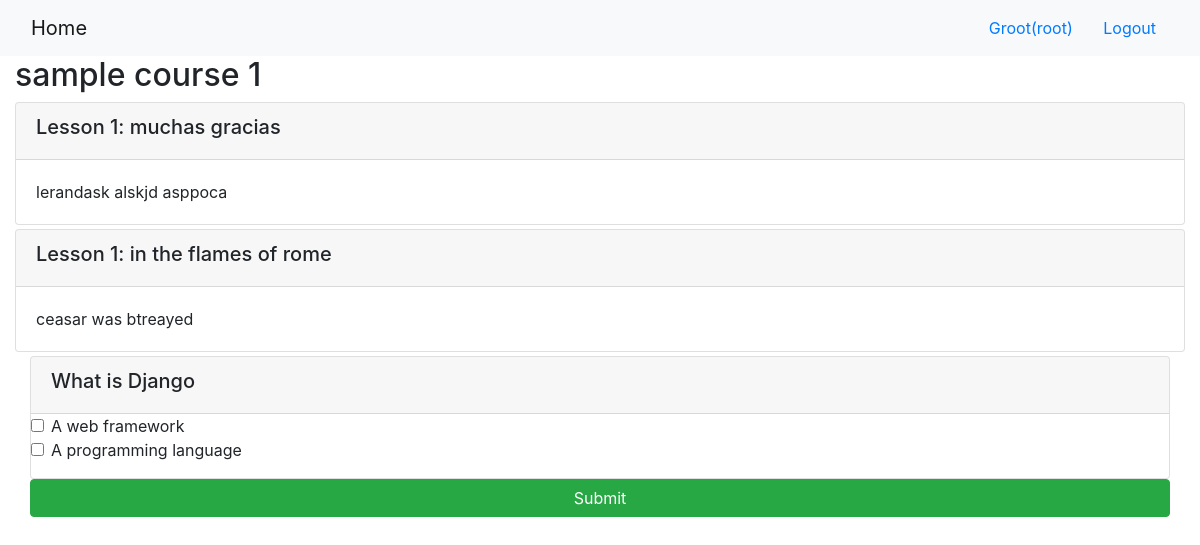
/onlinecourse/1/ (signed in), run on the app's committed database.
### onlinecourse/models.py (models this page shows, shortened)
class Course(models.Model):
    name = models.CharField(null=False, max_length=30, default='online course')
    image = models.ImageField(upload_to='course_images/')
    description = models.CharField(max_length=1000)
    pub_date = models.DateField(null=True)
    instructors = models.ManyToManyField(Instructor)
    users = models.ManyToManyField(settings.AUTH_USER_MODEL, through='Enrollment')
    total_enrollment = models.IntegerField(default=0)
    is_enrolled = False

class Lesson(models.Model):
    title = models.CharField(max_length=200, default="title")
    order = models.IntegerField(default=0)
    course = models.ForeignKey(Course, on_delete=models.CASCADE)
    content = models.TextField()

class Question(models.Model):
    course = models.ForeignKey(Course, on_delete=models.CASCADE)
    question_text = models.TextField()
    grade = models.FloatField(default=0.0)

class Choice(models.Model):
    question = models.ForeignKey(Question, on_delete=models.CASCADE)
    choice_text = models.TextField()
    is_correct = models.BooleanField(default=False)

### onlinecourse/views.py (the view)
# urls.py: path('<int:pk>/', views.CourseDetailView.as_view(), name='course_details'),
class CourseDetailView(generic.DetailView):
    model = Course
    template_name = 'onlinecourse/course_detail_bootstrap.html'

### onlinecourse/templates/onlinecourse/course_detail_bootstrap.html (shortened to what this page needs)
<!DOCTYPE html>
<html lang="en">
<head>
     {% load static %}
    <link rel="stylesheet" href="https://maxcdn.bootstrapcdn.com/bootstrap/4.5.2/css/bootstrap.min.css">
</head>
<body>
    <nav class="navbar navbar-light bg-light">
        <div class="container-fluid">
            <div class="navbar-header">
                  <a class="navbar-brand" href="{% url 'onlinecourse:index' %}">Home</a>
            </div>
            <ul class="nav navbar-nav navbar-right">
                {% if user.is_authenticated %}
                <li>
                    <a class="btn btn-link" href="#">{{ user.first_name }}({{ user.username }})</a>
                    <a class="btn btn-link" href="{% url 'onlinecourse:logout' %}">Logout</a>
                </li>
                {% endif %}
            </ul>
        </div>
    </nav>
    <div class="container-fluid">
            <h2>{{ course.name }}</h2>
            <div class="card-columns-vertical">
                {% for lesson in course.lesson_set.all %}
                    <div class="card mt-1">
                        <div class="card-header"><h5>Lesson {{lesson.order|add:1}}: {{lesson.title}}</h5></div>
                        <div class="card-body">{{lesson.content}}</div>
                    </div>
                {% endfor %}
            </div>
            {% if user.is_authenticated %}
            <div id="exam" class="container-fluid">
                <form id="questionform" action="{% url 'onlinecourse:submit' course.id %}" method="post">
                    {% for question in course.question_set.all %}
                    <div class="card mt-1">
                        <div class="card-header"><h5>{{ question.question_text}}</h5></div>
                        <div class="form-group">
                            {% for choice in question.choice_set.all %}
                            <div class="form-check">
                                <label class="form-check-label">
                                    <input type="checkbox" name="choice_{{choice.id}}"
                                           class="form-check-input" id="{{choice.id}}"
                                           value="{{choice.id}}">{{ choice.choice_text }}
                                </label>
                            </div>
                            {% endfor %}
                        </div>
                    </div>
                    {% endfor %}
                    <input class="btn btn-success btn-block" type="submit" value="Submit">
                </form>
            </div>
            {% endif %}
    </div>
</body>
</html>

### data on the page
Course: name "sample course 1"
Lesson: order|add "1", title "muchas gracias", content "lerandask alskjd asppoca"
Lesson: order|add "1", title "in the flames of rome", content "ceasar was btreayed"
Question: question_text "What is Django"
Choice: choice_text "A web framework"
Choice: choice_text "A programming language"

### other printed values
{{ user.first_name }} "Groot"
{{ user.username }} "root"
